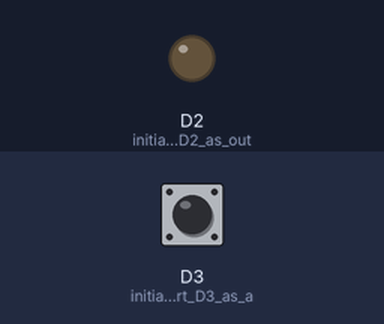
Bench run of a sketch on a simulated ESP8266 (NodeMCU). On the bench: output pins drawn as LEDs (lit = HIGH). The test bench sets the inputs (shaded band); at power-on: D3 (initialize_Port_D3_as_a) HIGH.

Above: at 1.2 s.
1.3 s: D3 (initialize_Port_D3_as_a) pulled LOW for 0.15 s
At 1.37 s:
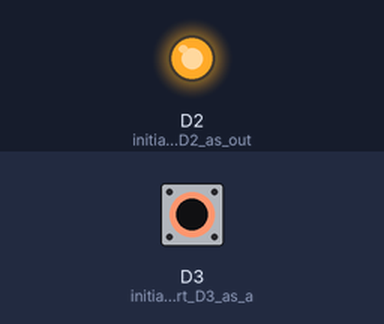
2.9 s: D3 (initialize_Port_D3_as_a) pulled LOW for 3.2 s
At 7.2 s:
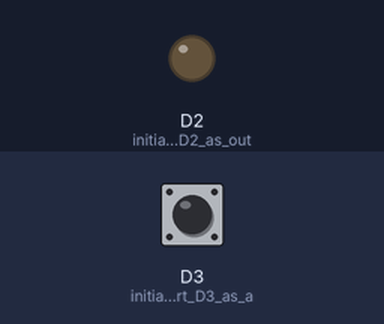
Timing chart, 0 to 8.7 s (numbered marks = the images above; inputs shaded):
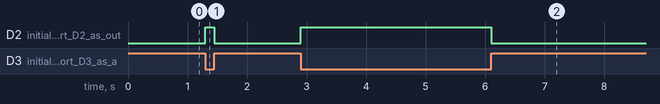

The sketch:

ICTE6_CANDRADE.ino
```cpp
// Filename:    ICTE6_Lab1.ino
// Author:      Christopher Andrade (2221525), Theo Favour (2169814)
// Date:        07/10/2024
// Description: This file utilizes an off-board tactile switch and interrupts to control the status of an off-board LED
//              (If the button is pressed the LED lights, LED is off otherwise)

int state = 0;                                                    // State which is written to the D2 LED pin

void setup() {
  pinMode (D3, INPUT_PULLUP);                                     // initialize Port D3 as a "PULLED UP" input
  pinMode (D2, OUTPUT);                                           // initialize Port D2 as output
  attachInterrupt(digitalPinToInterrupt(D3), toggle, CHANGE);     // Attach interrupt to changes in D3 pin
  digitalWrite(D2, 0);                                            // Ensure D2 pin starts LOW/0
}

void loop() {
  digitalWrite(D2, state);                                        // constantly write the state variable to LED (1 or 0, HIGH or LOW)
}

// Description: Function that toggles state variable on interrupt (change in D3)
void toggle() {
  state = !state;                                                 // Toggle state variable
}
```

Measured:
- after the input at 1.3 s, D2 (initialize_Port_D2_as_out): LOW → HIGH at once, → LOW 0.15 s later
- after the input at 2.9 s, D2 (initialize_Port_D2_as_out): LOW → HIGH at once, → LOW 3.2 s later
